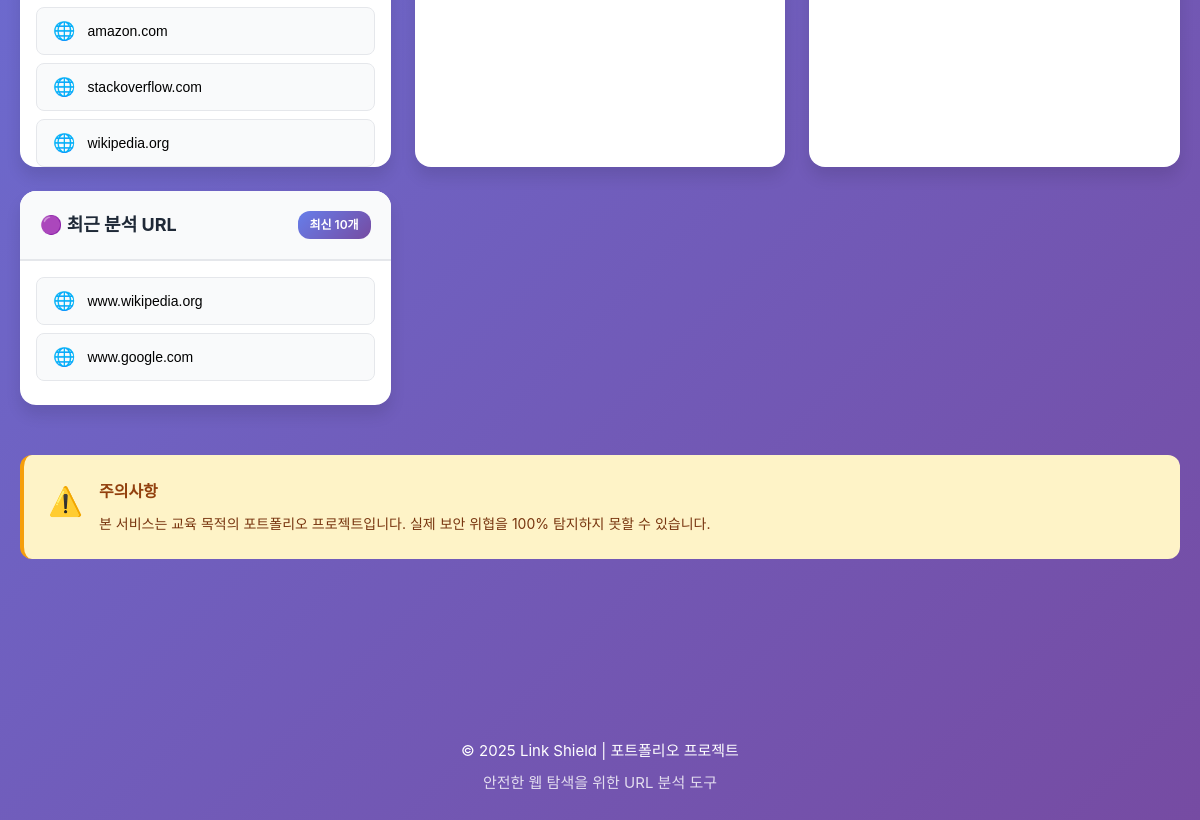
/ (lower part), run on an earlier commit of the app's database.
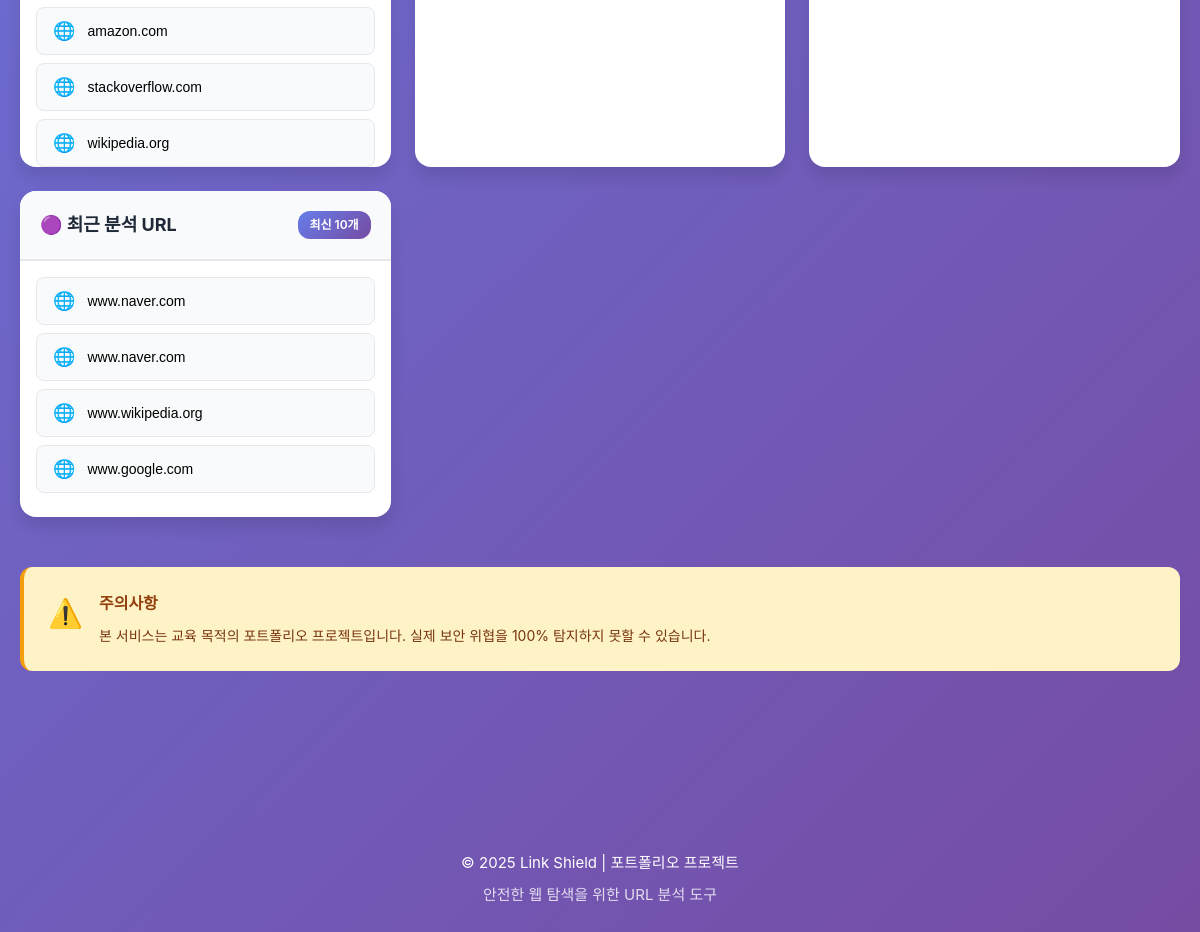
And on a later commit of the database.
### analyzer/models.py (models this page shows, shortened)
class URLAnalysis(models.Model):
    original_url = models.URLField(
        max_length= 500,
        verbose_name= "원본 URL",
        help_text= "사용자가 입력한 URL"
    )
    final_url = models.URLField(
        max_length= 500,
        verbose_name= "최종 URL",
        help_text= "Redirection 이후 최종 도착 URL"
    )
    domain = models.CharField(
        max_length= 255,
        verbose_name= "도메인",
        help_text= "URL의 도메인 부분"
    )
    page_title = models.CharField(
        max_length= 255,
        blank= True,
        null= True,
        verbose_name= "페이지 제목"
    )
    screenshot_path = models.CharField(
        max_length=500,
        blank=True,
        null=True,
        verbose_name="스크린샷 경로"
    )
    analyzed_at = models.DateTimeField(
        auto_now_add=True,  # 생성 시 자동으로 현재 시간
        verbose_name="분석 시간"
    )
    network_requests = models.IntegerField(
        default= 0,
        verbose_name= "네트워크 요청 수"
    )
    redirects = models.IntegerField(
        default=0,
        verbose_name="리다이렉션 수"
    )
    js_errors = models.IntegerField(
        default= 0,
        verbose_name= "JavaScript 오류 수"
    )
    ip_address = models.GenericIPAddressField(
        blank= True,
        null= True,
        verbose_name= "IP 주소"
    )
    risk_score = models.IntegerField(
        default= 0,
        verbose_name= "위험도 점수",
        help_text= "0-100사이 값, 높을 수록 위험"
    )
    risk_level = models.CharField(
        max_length=20,
        choices=[
            ('low', '낮음'),
            ('medium', '중간'),
            ('high', '높음'),
        ],
        default='low',
        verbose_name="위험 수준"
    )
    detail_data = models.JSONField(
        blank= True,
        null= True,
        verbose_name= "상세 분석 데이터",
        help_text= "네트워크 트래픽, 포트 스탠 결과 등. ."
    )
    class Meta:
        verbose_name = "URL 분석"
        verbose_name_plural = "URL 분석 목록"
        ordering = ["-analyzed_at"]      #최신순으로 정렬하기

### analyzer/views.py (the view)
# urls.py: path('', views.IndexView.as_view(), name='index'),
class IndexView(APIView):
    def get(self, request):
        recent_urls = URLAnalysis.objects.all()[:10]
        context = {
            'recent_urls': recent_urls
        }
        return render(request, 'index.html', context)

### templates/index.html (shortened to what this page needs)
{% extends "base.html" %}
{% load static %}
{% block content %}
<div class="samples-section">
    <div class="samples-grid">
        <div class="sample-box">
            <div class="sample-list">
                <button type="button" class="sample-item" onclick="fillURL('https://www.amazon.com')">
                    <span class="sample-icon">🛒</span>
                    <span class="sample-url">amazon.com</span>
                </button>
                <button type="button" class="sample-item" onclick="fillURL('https://stackoverflow.com')">
                    <span class="sample-icon">💡</span>
                    <span class="sample-url">stackoverflow.com</span>
                </button>
                <button type="button" class="sample-item" onclick="fillURL('https://www.wikipedia.org')">
                    <span class="sample-icon">📚</span>
                    <span class="sample-url">wikipedia.org</span>
                </button>
            </div>
        </div>
        <div class="sample-box">
            <div class="sample-list" id="sampleBoxB">
                <div class="sample-placeholder">
                </div>
            </div>
        </div>
        <div class="sample-box">
            <div class="sample-list" id="sampleBoxC">
                <div class="sample-placeholder">
                </div>
            </div>
        </div>
        <div class="sample-box">
            <div class="sample-header">
                <h3>🟣 최근 분석 URL</h3>
                <span class="sample-badge">최신 10개</span>
            </div>
            <div class="sample-list" id="recentURLs">
                {% if recent_urls %}
                    {% for item in recent_urls %}
                    <button type="button" class="sample-item" onclick="fillURL('{{ item.original_url }}')">
                        <span class="sample-icon">
                        </span>
                        <span class="sample-url">{{ item.domain }}</span>
                    </button>
                    {% endfor %}
                {% else %}
                    <div class="sample-placeholder">
                        <span class="placeholder-icon">💾</span>
                        <p>분석 기록이 없습니다</p>
                    </div>
                {% endif %}
            </div>
        </div>
    </div>
</div>
<div class="warning-box">
    <div class="warning-icon">⚠️</div>
    <div class="warning-content">
        <h4>주의사항</h4>
        <p>본 서비스는 교육 목적의 포트폴리오 프로젝트입니다. 실제 보안 위협을 100% 탐지하지 못할 수 있습니다.</p>
    </div>
</div>
{% endblock %}

What changed in the data, as far as the page shows it:
added URLAnalysis: domain "www.naver.com"
added URLAnalysis: domain "www.naver.com"
